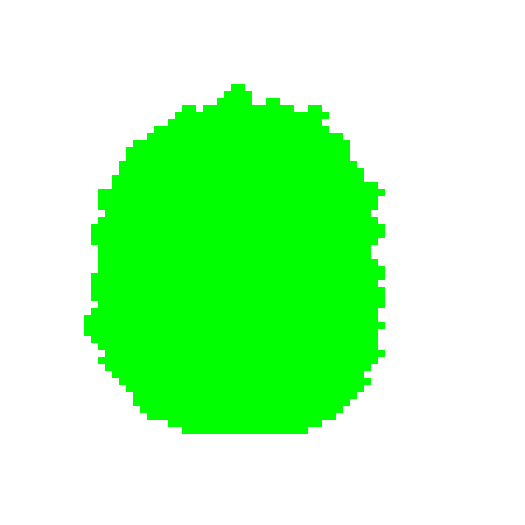
#> input picture app/images/aura.png, 1050 x 1050 px (shown at 1/2 size)
$ python -i character_defs.py   (imports and definitions only)
#> lines starting #> are read from the running program, lines starting #| are printed output that depends on the picture; after the words box and inside, x2 and y2 are one past the last pixel; in counts of white or black regions, pixels touching at a corner belong together
#> further down, picture is the input picture: PIL image 1050x1050 RGBA; mean R, G, B, A 178.5, 255, 178.5, 255
from PIL import Image, ImageStat
import cv2
import numpy as np
import base64


# [28 lines left out: functions calculate_contrast, calculate_brightness, calculate_high_brightness_ratio, not called in this run]


def calculate_rgb(image, resize_factor=0.5):
#> called with resize_factor = 0.5
    image = image.resize(
        (int(image.width * resize_factor), int(image.height * resize_factor))
    )
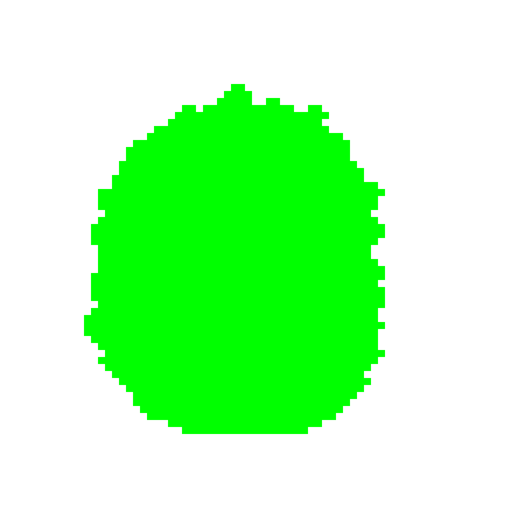
#> image: PIL image 525x525 RGBA; mean R, G, B, A 178.5, 255, 178.5, 255
    hsv = cv2.cvtColor(np.array(image), cv2.COLOR_BGR2HSV)
#> hsv: shape (525, 525, 3); mean H, S, V 18.3, 76.5, 255
    h, _, _ = cv2.split(hsv)
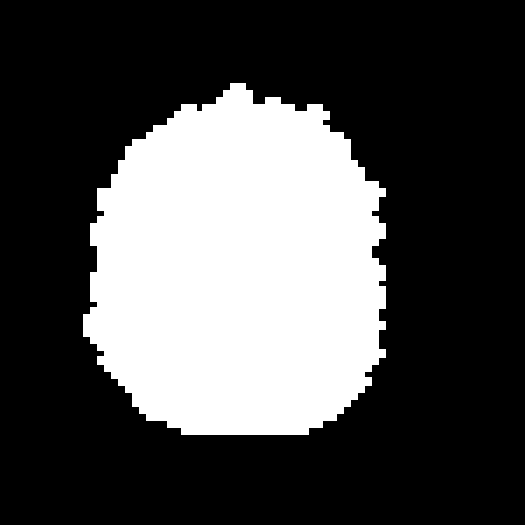
#> h: shape (525, 525); values 0 (black) and 60 (white), 30.6% white; 1 white region, box (x1, y1, x2, y2) and area: (83, 83, 386, 435) 84242
    h_mean = np.mean(h)
#> h_mean = 18.34
    hsv_pixel = np.uint8([[[h_mean, 255, 255]]])
#> hsv_pixel = [[18, 255, 255]]
    bgr = cv2.cvtColor(hsv_pixel, cv2.COLOR_HSV2BGR)
#> bgr = [[0, 153, 255]]
    blue, green, red = bgr[0][0]
#> blue = 0; green = 153; red = 255
    return red, green, blue


# [50 lines left out: functions calculate_base_id, generate_aura, generate_character, not called in this run]

>>> from PIL import Image
>>> picture = Image.open('images/aura.png')
>>> result = calculate_rgb(picture)
#> result = (255, 153, 0)

$ run again, on app/images/dotpict.png
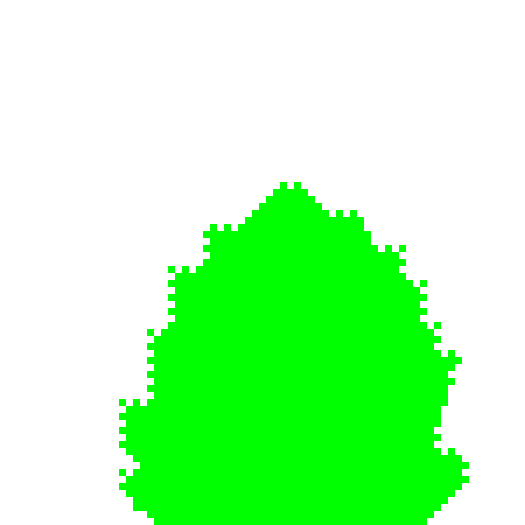
#> input picture app/images/dotpict.png, 1050 x 1050 px (shown at 1/2 size)
#> picture is the input picture: PIL image 1050x1050 RGBA; mean R, G, B, A 175.2, 255, 175.2, 255
#> in calculate_rgb, `image = image.resize( (int(image.width * resize_factor), int(image.hei..`:
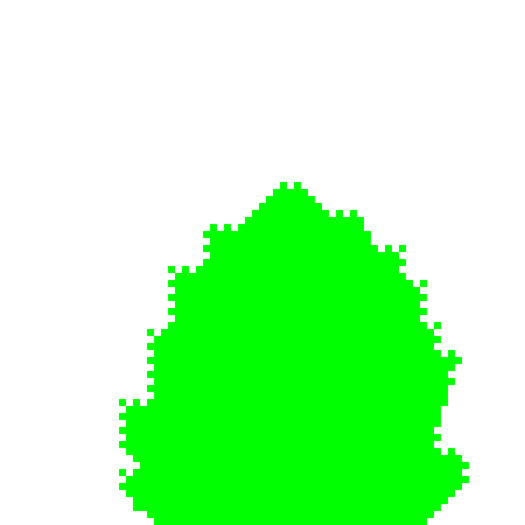
#> image: PIL image 525x525 RGBA; mean R, G, B, A 175.2, 255, 175.2, 255
#> hsv: shape (525, 525, 3); mean H, S, V 19.2, 79.8, 255
#> in calculate_rgb, `h, _, _ = cv2.split(hsv)`:
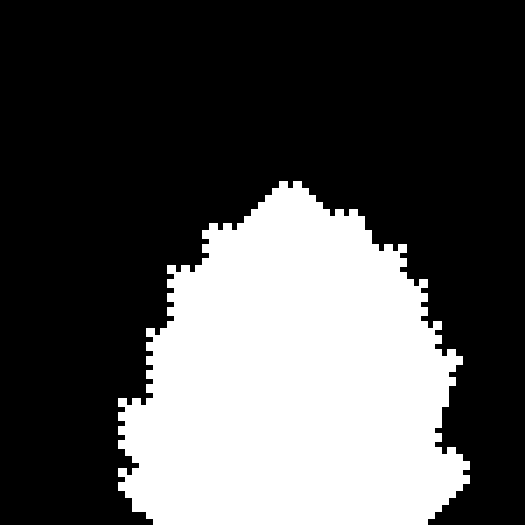
#> h: shape (525, 525); values 0 (black) and 60 (white), 32% white; 1 white region, box (x1, y1, x2, y2) and area: (118, 181, 470, 525) 88090
#> h_mean = 19.18
#> hsv_pixel = [[19, 255, 255]]
#> bgr = [[0, 162, 255]]
#> blue = 0; green = 162; red = 255
#> result = (255, 162, 0)
